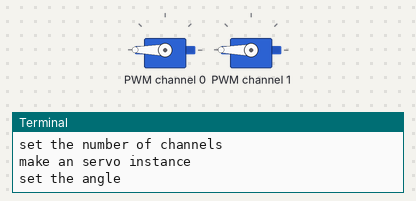
The program below on a simulated Raspberry Pi (BCM pin numbers). On the bench: 2 × servo, the last lines printed to the terminal. At 1.0 s the program stops and its outputs stay as they are.

Above: at 0.1 s.
At 1.1 s:
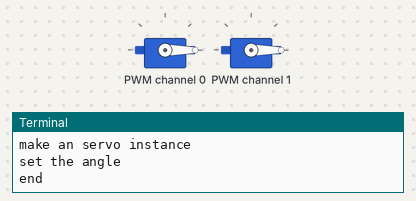
Timing chart, 0 to 2.5 s (numbered marks = the images above):
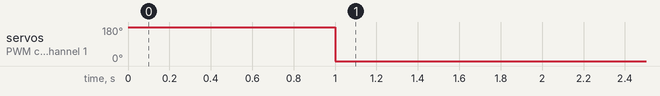

Measured:
- by itself, servo on PWM channel 0, servo on PWM channel 1: 180° → 0° at 1.0 s

The program:

two_boards.py
```python
""" This is a tutorial from learn.adafruit.com """
import board
import busio
import adafruit_pca9685
from adafruit_servokit import ServoKit
import adafruit_motor.servo
import time

def servotest():
    # setup i2c
    add0 = 0x40
    add1 = 0x41
    i2c = busio.I2C(board.SCL, board.SDA)
    pca0 = adafruit_pca9685.PCA9685(i2c, address=add0)
    pca1 = adafruit_pca9685.PCA9685(i2c, address=add1)

    print("set the number of channels")
    kit0 = ServoKit(channels=16, address=add0)
    kit1 = ServoKit(channels=16, address=add1)
    servo_channel10 = pca1.channels[0]
    servo_channel01 = pca0.channels[1]

    pca0.frequency = 50
    pca1.frequency = 50

    # set servo range
    kit0.servo[1].set_pulse_width_range(600,2400)
    kit0.servo[1].actuation_range = 180
    kit1.servo[0].set_pulse_width_range(600,2400)
    kit1.servo[0].actuation_range = 180

    print("make an servo instance")
    # REVIEW: I do not understand for what the below line is
    #servo  = adafruit_motor.servo.Servo(servo_channel10)

    print("set the angle")
    kit1.servo[0].angle = 180
    kit0.servo[1].angle = 180
    time.sleep(1)
    kit1.servo[0].angle = 0
    kit0.servo[1].angle = 0
    print("end")

if __name__ == '__main__':
    print("Start servo_local.py")
    servotest()
```
